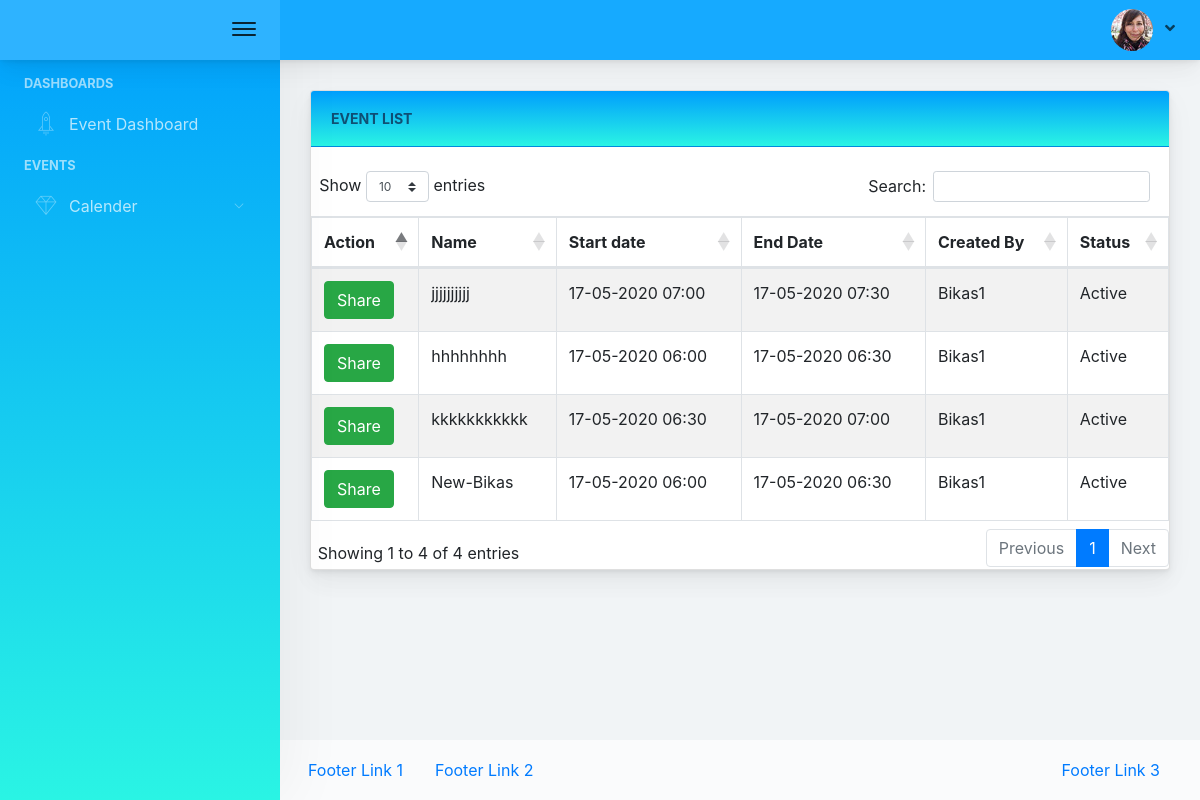
Page /event_list.php (signed in) on the committed database.
### tables this page shows
CREATE TABLE `tbl_events` (
  `id` int NOT NULL AUTO_INCREMENT,
  `title` varchar(255) NOT NULL,
  `start` datetime NOT NULL,
  `end` datetime DEFAULT NULL,
  `status` int DEFAULT NULL,
  `user_id` varchar(45) DEFAULT NULL,
  PRIMARY KEY (`id`)
);

CREATE TABLE `users` (
  `id` int NOT NULL AUTO_INCREMENT,
  `username` varchar(100) NOT NULL,
  `email` varchar(100) NOT NULL,
  `password` varchar(100) NOT NULL,
  `name` varchar(100) DEFAULT NULL,
  PRIMARY KEY (`id`)
);

### fetch-event.php (called while the page is built, shortened)
<?php
    require_once "db.php";
     $egtShareEvenbSql ="SELECT group_concat(event_id) As event_id FROM shared_event where shared_to = '".$_SESSION['user_id']."'";
    $result = mysqli_query($db, $egtShareEvenbSql);
    $shareEvent =array();
    while ($row = mysqli_fetch_assoc($result)) {
        array_push($shareEvent, $row['event_id']);
    }
    if(!empty($shareEvent[0])){
        $extraWhr = "OR e.id IN (".implode(',', $shareEvent).")";
    }else {
        $extraWhr ="";
    }
     $sqlQuery = "SELECT
        e.*,
        u.name
        FROM
            tbl_events AS e
                INNER JOIN
            users AS u ON u.id = e.user_id
        WHERE
            e.user_id = '".$_SESSION['user_id']."'
            ".$extraWhr."
            AND status = 1
        ORDER BY e.id DESC";
    $result = mysqli_query($db, $sqlQuery) or die(mysqli_error($conn));
    $eventArray = array();
?>

### event_list.php (the view, shortened to what this page needs)
<!doctype html>
<html lang="en">
<?php require_once "html_head.php" ?>
<body>
    <div class="app-container app-theme-white body-tabs-shadow fixed-sidebar fixed-header">
            <?php require_once "header.php" ?>
            <div class="app-main">
                <?php require_once "sidebar.php" ?>
                <?php require "fetch-event.php" ?>
                <div class="app-main__outer">
                    <div class="app-main__inner">
                            <div class="tab-content">
                                 <div class="tab-pane tabs-animation fade show active" id="tab-content-0" role="tabpanel">
                                    <div class="main-card mb-3 card">
                                        <div class="card-header bg-happy-itmeo">Event List</div>
                                        <br>
                                        <table id="example" class="table table-striped table-bordered" style="width:100%">
                                            <thead>
                                                <tr>
                                                    <th>Action</th>
                                                    <th>Name</th>
                                                    <th>Start date</th>
                                                    <th>End Date</th>
                                                    <th>Created By</th>
                                                    <th>Status</th>
                                                </tr>
                                            </thead>
                                            <tbody>
                                                <?php
                                                    foreach ($eventArray as $data) {
                                                ?>
                                                        <tr>
                                                            <td><a href="share.php?event_id=<?php echo $data['id']; ?>" class="btn-wide btn btn-success">Share</a></td>
                                                            <td><?php if(!empty($data['title'])){ echo $data['title'];} ?></td>
                                                            <td><?php echo date("d-m-Y H:i", strtotime($data['start'])); ?></td>
                                                            <td><?php echo date("d-m-Y H:i", strtotime($data['end'])); ?></td>
                                                            <td><?php if(!empty($data['name'])){ echo $data['name'];} ?></td>
                                                            <td><?php if(!empty($data['status'])){ if($data['status'] == 1){ echo "Active"; }else {echo "Inavctive";}} ?></td>
                                                        </tr>
                                                <?php
                                                  }
                                                ?>
                                            </tbody>
                                        </table>
                                    </div>
                                </div>
                            </div>
                        </div>
                    <div class="app-wrapper-footer">
                        <?php require_once "footer.php" ?>
                    </div>
                </div>
        </div>
    </div>
</body>
</html>

### html_head.php (shortened to what this page needs)
<head>
    <link href="main.css" rel="stylesheet">
    <link rel="stylesheet" href="fullcalendar/fullcalendar.min.css" />
    <link rel="stylesheet" href="https://cdnjs.cloudflare.com/ajax/libs/twitter-bootstrap/4.1.3/css/bootstrap.css" />
    <link rel="stylesheet" href="https://cdn.datatables.net/1.10.21/css/dataTables.bootstrap4.min.css" />
</head>

### header.php (shortened to what this page needs)
<div class="app-header header-shadow bg-info-custom header-text-dark">
            <div class="app-header__logo">
                <div class="logo-src"></div>
                <div class="header__pane ml-auto">
                    <div>
                        <button type="button" class="hamburger close-sidebar-btn hamburger--elastic" data-class="closed-sidebar">
                            <span class="hamburger-box">
                                <span class="hamburger-inner"></span>
                            </span>
                        </button>
                    </div>
                </div>
            </div>
                <div class="app-header__content">
                <div class="app-header-right">
                    <div class="header-btn-lg pr-0">
                        <div class="widget-content p-0">
                            <div class="widget-content-wrapper">
                                <div class="widget-content-left">
                                    <div class="btn-group">
                                        <a data-toggle="dropdown" aria-haspopup="true" aria-expanded="false" class="p-0 btn">
                                            <img width="42" class="rounded-circle" src="assets/images/avatars/1.jpg" alt="">
                                            <i class="fa fa-angle-down ml-2 opacity-8"></i>
                                        </a>
                                    </div>
                                </div>
                            </div>
                        </div>
                    </div>
                </div>
            </div>
        </div>

### sidebar.php (shortened to what this page needs)
<div class="app-sidebar sidebar-shadow bg-happy-itmeo sidebar-text-light">
                    <div class="scrollbar-sidebar">
                        <div class="app-sidebar__inner">
                            <ul class="vertical-nav-menu">
                                <li class="app-sidebar__heading">Dashboards</li>
                                <li>
                                    <a href="#">
                                        <i class="metismenu-icon pe-7s-rocket"></i>
                                        Event Dashboard
                                    </a>
                                </li>
                                <li class="app-sidebar__heading">Events</li>
                                <li>
                                    <a href="#">
                                        <i class="metismenu-icon pe-7s-diamond"></i>
                                        Calender
                                        <i class="metismenu-state-icon pe-7s-angle-down caret-left"></i>
                                    </a>
                                </li>
                            </ul>
                        </div>
                    </div>
                </div>

### footer.php
<div class="app-footer">
                            <div class="app-footer__inner">
                                <div class="app-footer-left">
                                    <ul class="nav">
                                        <li class="nav-item">
                                            <a href="javascript:void(0);" class="nav-link">
                                                Footer Link 1
                                            </a>
                                        </li>
                                        <li class="nav-item">
                                            <a href="javascript:void(0);" class="nav-link">
                                                Footer Link 2
                                            </a>
                                        </li>
                                    </ul>
                                </div>
                                <div class="app-footer-right">
                                    <ul class="nav">
                                        <li class="nav-item">
                                            <a href="javascript:void(0);" class="nav-link">
                                                Footer Link 3
                                            </a>
                                        </li>
                                    </ul>
                                </div>
                            </div>
                        </div>

### rows in the picture
tbl_events: title "jjjjjjjjjj", start "17-05-2020 07:00", end "17-05-2020 07:30", user.name "Bikas1", status "Active"
tbl_events: title "hhhhhhhh", start "17-05-2020 06:00", end "17-05-2020 06:30", user.name "Bikas1", status "Active"
tbl_events: title "kkkkkkkkkkk", start "17-05-2020 06:30", end "17-05-2020 07:00", user.name "Bikas1", status "Active"
tbl_events: title "New-Bikas", start "17-05-2020 06:00", end "17-05-2020 06:30", user.name "Bikas1", status "Active"
